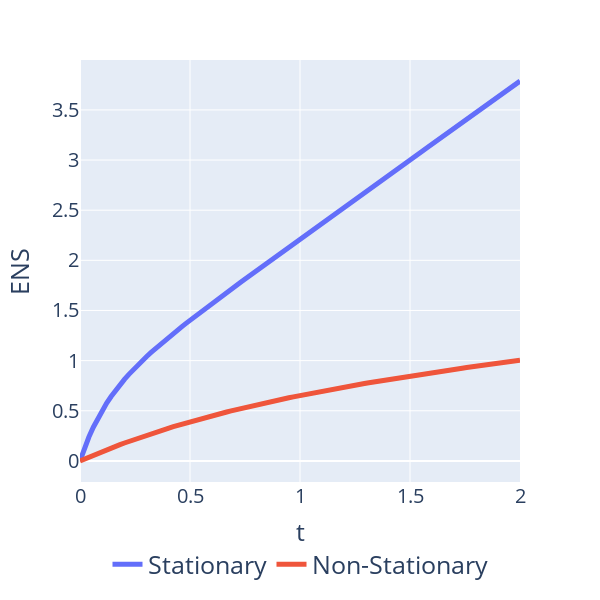

The notebook cell this image was saved under:
### Code cell
import plotly.express as px

# Assuming t_range, s_exp_numb_sub_value_1, and n_exp_numb_sub_value_1 are defined elsewhere in your code

data1 = []
for i, t in enumerate(t_range):
    data1.append({'t': t, 'value': s_exp_numb_sub_value_1[i], 'series': 'Stationary'})
    data1.append({'t': t, 'value': n_exp_numb_sub_value_1[i], 'series': 'Non-Stationary'})

# Plotting with Plotly Express
fig = px.line(data1, x='t', y='value', color='series', labels={'value': 'ENS'})
fig.update_traces(line=dict(width=5))

# Setting plot aspect to equal (makes width and height equal)
fig.update_layout(width=600, height=600, legend_title_text='')

# Remove the legend title
fig.update_layout(legend_title_text='')

fig.update_layout(
    xaxis_title='t',
    yaxis_title='ENS',
    font=dict(
        size=25
    )
)

# Update legend title font size
fig.update_layout(legend_title_font=dict(size=18))

# Update axis label font size
fig.update_layout(
    xaxis=dict(
        title_font=dict(size=25),
        tickfont=dict(size=20),
    ),
    yaxis=dict(
        title_font=dict(size=25),
        tickfont=dict(size=20),
    )
)

# Move the legend to the bottom
fig.update_layout(legend=dict(
    orientation='h',
    yanchor='bottom',
    y=-0.25,  # Adjust this value as needed to move the legend up or down
    xanchor='center',
    x=0.5  # Adjust this value as needed to move the legend left or right
))

fig.show()

### Figure 1 — Plotly figure (JSON) as saved in the notebook; plotly's stock layout.template omitted (floating-point values rounded to 4 significant figures)
{"data": [{"hovertemplate": "series=Stationary<br>t=%{x}<br>ENS=%{y}<extra></extra>", "legendgroup": "Stationary", "line": {"color": "#636efa", "dash": "solid", "width": 5}, "marker": {"symbol": "circle"}, "mode": "lines", "name": "Stationary", "orientation": "v", "showlegend": true, "type": "scatter", "x": [0, 0.0202, 0.0404, 0.06061, 0.08081, 0.101, 0.1212, 0.1414, 0.1616, 0.1818, 0.202, 0.2222, 0.2424, 0.2626, 0.2828, 0.303, 0.3232, 0.3434, 0.3636, 0.3838, 0.404, 0.4242, 0.4444, 0.4646, 0.4848, 0.5051, 0.5253, 0.5455, 0.5657, 0.5859, 0.6061, 0.6263, 0.6465, 0.6667, 0.6869, 0.7071, 0.7273, 0.7475, 0.7677, 0.7879, 0.8081, 0.8283, 0.8485, 0.8687, 0.8889, 0.9091, 0.9293, 0.9495, 0.9697, 0.9899, 1.01, 1.03, 1.051, 1.071, 1.091, 1.111, 1.131, 1.152, 1.172, 1.192, 1.212, 1.232, 1.253, 1.273, 1.293, 1.313, 1.333, 1.354, 1.374, 1.394, 1.414, 1.434, 1.455, 1.475, 1.495, 1.515, 1.535, 1.556, 1.576, 1.596, 1.616, 1.636, 1.657, 1.677, 1.697, 1.717, 1.737, 1.758, 1.778, 1.798, 1.818, 1.838, 1.859, 1.879, 1.899, 1.919, 1.939, 1.96, 1.98, 2], "xaxis": "x", "y": [0, 0.1265, 0.2377, 0.3363, 0.4244, 0.5038, 0.576, 0.6421, 0.7031, 0.7599, 0.813, 0.8632, 0.9107, 0.9561, 0.9996, 1.042, 1.082, 1.122, 1.16, 1.198, 1.234, 1.271, 1.306, 1.342, 1.376, 1.411, 1.445, 1.479, 1.512, 1.546, 1.579, 1.612, 1.645, 1.678, 1.711, 1.743, 1.776, 1.808, 1.841, 1.873, 1.905, 1.938, 1.97, 2.002, 2.034, 2.066, 2.098, 2.13, 2.163, 2.195, 2.227, 2.259, 2.291, 2.323, 2.354, 2.386, 2.418, 2.45, 2.482, 2.514, 2.546, 2.578, 2.61, 2.642, 2.674, 2.705, 2.737, 2.769, 2.801, 2.833, 2.865, 2.897, 2.928, 2.96, 2.992, 3.024, 3.056, 3.088, 3.119, 3.151, 3.183, 3.215, 3.247, 3.279, 3.31, 3.342, 3.374, 3.406, 3.438, 3.469, 3.501, 3.533, 3.565, 3.597, 3.628, 3.66, 3.692, 3.724, 3.755, 3.787], "yaxis": "y"}, {"hovertemplate": "series=Non-Stationary<br>t=%{x}<br>ENS=%{y}<extra></extra>", "legendgroup": "Non-Stationary", "line": {"color": "#EF553B", "dash": "solid", "width": 5}, "marker": {"symbol": "circle"}, "mode": "lines", "name": "Non-Stationary", "orientation": "v", "showlegend": true, "type": "scatter", "x": [0, 0.0202, 0.0404, 0.06061, 0.08081, 0.101, 0.1212, 0.1414, 0.1616, 0.1818, 0.202, 0.2222, 0.2424, 0.2626, 0.2828, 0.303, 0.3232, 0.3434, 0.3636, 0.3838, 0.404, 0.4242, 0.4444, 0.4646, 0.4848, 0.5051, 0.5253, 0.5455, 0.5657, 0.5859, 0.6061, 0.6263, 0.6465, 0.6667, 0.6869, 0.7071, 0.7273, 0.7475, 0.7677, 0.7879, 0.8081, 0.8283, 0.8485, 0.8687, 0.8889, 0.9091, 0.9293, 0.9495, 0.9697, 0.9899, 1.01, 1.03, 1.051, 1.071, 1.091, 1.111, 1.131, 1.152, 1.172, 1.192, 1.212, 1.232, 1.253, 1.273, 1.293, 1.313, 1.333, 1.354, 1.374, 1.394, 1.414, 1.434, 1.455, 1.475, 1.495, 1.515, 1.535, 1.556, 1.576, 1.596, 1.616, 1.636, 1.657, 1.677, 1.697, 1.717, 1.737, 1.758, 1.778, 1.798, 1.818, 1.838, 1.859, 1.879, 1.899, 1.919, 1.939, 1.96, 1.98, 2], "xaxis": "x", "y": [0, 0.01944, 0.03851, 0.05721, 0.07555, 0.09354, 0.1112, 0.1285, 0.1455, 0.1622, 0.1786, 0.1947, 0.2105, 0.226, 0.2413, 0.2562, 0.271, 0.2854, 0.2997, 0.3136, 0.3274, 0.3409, 0.3542, 0.3673, 0.3802, 0.3929, 0.4054, 0.4176, 0.4297, 0.4417, 0.4534, 0.4649, 0.4763, 0.4876, 0.4986, 0.5095, 0.5203, 0.5309, 0.5413, 0.5516, 0.5618, 0.5718, 0.5817, 0.5915, 0.6012, 0.6107, 0.6201, 0.6294, 0.6386, 0.6476, 0.6566, 0.6654, 0.6742, 0.6828, 0.6914, 0.6998, 0.7082, 0.7164, 0.7246, 0.7327, 0.7407, 0.7486, 0.7564, 0.7642, 0.7719, 0.7795, 0.787, 0.7944, 0.8018, 0.8091, 0.8164, 0.8236, 0.8307, 0.8377, 0.8447, 0.8516, 0.8585, 0.8653, 0.8721, 0.8788, 0.8854, 0.892, 0.8985, 0.905, 0.9114, 0.9178, 0.9242, 0.9305, 0.9367, 0.9429, 0.9491, 0.9552, 0.9612, 0.9673, 0.9733, 0.9792, 0.9851, 0.991, 0.9968, 1.003], "yaxis": "y"}], "layout": {"font": {"size": 25}, "height": 600, "legend": {"orientation": "h", "title": {"font": {"size": 18}, "text": ""}, "tracegroupgap": 0, "x": 0.5, "xanchor": "center", "y": -0.25, "yanchor": "bottom"}, "margin": {"t": 60}, "width": 600, "xaxis": {"anchor": "y", "domain": [0, 1], "tickfont": {"size": 20}, "title": {"font": {"size": 25}, "text": "t"}}, "yaxis": {"anchor": "x", "domain": [0, 1], "tickfont": {"size": 20}, "title": {"font": {"size": 25}, "text": "ENS"}}}}
